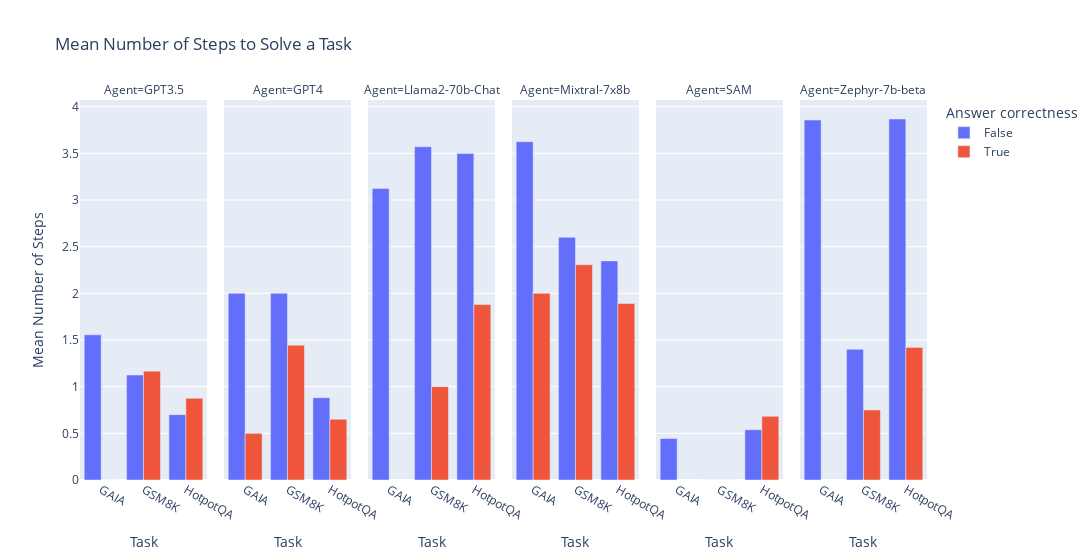

Notebook code cell kept with this figure:
### Code cell
px.bar(
    aggregated_resuts.reset_index(),
    x="task",
    y="number_of_steps",
    facet_col="agent_name",
    color="correct_answer",
    title="Mean Number of Steps to Solve a Task",
    barmode="group",
    labels={
        "agent_name": "Agent",
        "number_of_steps": "Mean Number of Steps",
        "correct_answer": "Answer correctness",
        "task": "Task",
    },
    width=1500,
)

### Figure 1 — Plotly figure (JSON) as saved in the notebook; plotly's stock layout.template omitted (floating-point values rounded to 4 significant figures)
{"data": [{"alignmentgroup": "True", "hovertemplate": "Answer correctness=False<br>Agent=GPT3.5<br>Task=%{x}<br>Mean Number of Steps=%{y}<extra></extra>", "legendgroup": "False", "marker": {"color": "#636efa", "pattern": {"shape": ""}}, "name": "False", "offsetgroup": "False", "orientation": "v", "showlegend": true, "textposition": "auto", "type": "bar", "x": ["GAIA", "GSM8K", "HotpotQA"], "xaxis": "x", "y": [1.556, 1.125, 0.7], "yaxis": "y"}, {"alignmentgroup": "True", "hovertemplate": "Answer correctness=False<br>Agent=GPT4<br>Task=%{x}<br>Mean Number of Steps=%{y}<extra></extra>", "legendgroup": "False", "marker": {"color": "#636efa", "pattern": {"shape": ""}}, "name": "False", "offsetgroup": "False", "orientation": "v", "showlegend": false, "textposition": "auto", "type": "bar", "x": ["GAIA", "GSM8K", "HotpotQA"], "xaxis": "x2", "y": [2, 2, 0.8824], "yaxis": "y2"}, {"alignmentgroup": "True", "hovertemplate": "Answer correctness=False<br>Agent=Llama2-70b-Chat<br>Task=%{x}<br>Mean Number of Steps=%{y}<extra></extra>", "legendgroup": "False", "marker": {"color": "#636efa", "pattern": {"shape": ""}}, "name": "False", "offsetgroup": "False", "orientation": "v", "showlegend": false, "textposition": "auto", "type": "bar", "x": ["GAIA", "GSM8K", "HotpotQA"], "xaxis": "x3", "y": [3.125, 3.571, 3.5], "yaxis": "y3"}, {"alignmentgroup": "True", "hovertemplate": "Answer correctness=False<br>Agent=Mixtral-7x8b<br>Task=%{x}<br>Mean Number of Steps=%{y}<extra></extra>", "legendgroup": "False", "marker": {"color": "#636efa", "pattern": {"shape": ""}}, "name": "False", "offsetgroup": "False", "orientation": "v", "showlegend": false, "textposition": "auto", "type": "bar", "x": ["GAIA", "GSM8K", "HotpotQA"], "xaxis": "x4", "y": [3.625, 2.6, 2.348], "yaxis": "y4"}, {"alignmentgroup": "True", "hovertemplate": "Answer correctness=False<br>Agent=SAM<br>Task=%{x}<br>Mean Number of Steps=%{y}<extra></extra>", "legendgroup": "False", "marker": {"color": "#636efa", "pattern": {"shape": ""}}, "name": "False", "offsetgroup": "False", "orientation": "v", "showlegend": false, "textposition": "auto", "type": "bar", "x": ["GAIA", "GSM8K", "HotpotQA"], "xaxis": "x5", "y": [0.4444, 0, 0.5385], "yaxis": "y5"}, {"alignmentgroup": "True", "hovertemplate": "Answer correctness=False<br>Agent=Zephyr-7b-beta<br>Task=%{x}<br>Mean Number of Steps=%{y}<extra></extra>", "legendgroup": "False", "marker": {"color": "#636efa", "pattern": {"shape": ""}}, "name": "False", "offsetgroup": "False", "orientation": "v", "showlegend": false, "textposition": "auto", "type": "bar", "x": ["GAIA", "GSM8K", "HotpotQA"], "xaxis": "x6", "y": [3.857, 1.4, 3.868], "yaxis": "y6"}, {"alignmentgroup": "True", "hovertemplate": "Answer correctness=True<br>Agent=GPT3.5<br>Task=%{x}<br>Mean Number of Steps=%{y}<extra></extra>", "legendgroup": "True", "marker": {"color": "#EF553B", "pattern": {"shape": ""}}, "name": "True", "offsetgroup": "True", "orientation": "v", "showlegend": true, "textposition": "auto", "type": "bar", "x": ["GAIA", "GSM8K", "HotpotQA"], "xaxis": "x", "y": [0, 1.167, 0.875], "yaxis": "y"}, {"alignmentgroup": "True", "hovertemplate": "Answer correctness=True<br>Agent=GPT4<br>Task=%{x}<br>Mean Number of Steps=%{y}<extra></extra>", "legendgroup": "True", "marker": {"color": "#EF553B", "pattern": {"shape": ""}}, "name": "True", "offsetgroup": "True", "orientation": "v", "showlegend": false, "textposition": "auto", "type": "bar", "x": ["GAIA", "GSM8K", "HotpotQA"], "xaxis": "x2", "y": [0.5, 1.444, 0.6512], "yaxis": "y2"}, {"alignmentgroup": "True", "hovertemplate": "Answer correctness=True<br>Agent=Llama2-70b-Chat<br>Task=%{x}<br>Mean Number of Steps=%{y}<extra></extra>", "legendgroup": "True", "marker": {"color": "#EF553B", "pattern": {"shape": ""}}, "name": "True", "offsetgroup": "True", "orientation": "v", "showlegend": false, "textposition": "auto", "type": "bar", "x": ["GSM8K", "HotpotQA"], "xaxis": "x3", "y": [1, 1.88], "yaxis": "y3"}, {"alignmentgroup": "True", "hovertemplate": "Answer correctness=True<br>Agent=Mixtral-7x8b<br>Task=%{x}<br>Mean Number of Steps=%{y}<extra></extra>", "legendgroup": "True", "marker": {"color": "#EF553B", "pattern": {"shape": ""}}, "name": "True", "offsetgroup": "True", "orientation": "v", "showlegend": false, "textposition": "auto", "type": "bar", "x": ["GAIA", "GSM8K", "HotpotQA"], "xaxis": "x4", "y": [2, 2.308, 1.892], "yaxis": "y4"}, {"alignmentgroup": "True", "hovertemplate": "Answer correctness=True<br>Agent=SAM<br>Task=%{x}<br>Mean Number of Steps=%{y}<extra></extra>", "legendgroup": "True", "marker": {"color": "#EF553B", "pattern": {"shape": ""}}, "name": "True", "offsetgroup": "True", "orientation": "v", "showlegend": false, "textposition": "auto", "type": "bar", "x": ["GSM8K", "HotpotQA"], "xaxis": "x5", "y": [0, 0.6818], "yaxis": "y5"}, {"alignmentgroup": "True", "hovertemplate": "Answer correctness=True<br>Agent=Zephyr-7b-beta<br>Task=%{x}<br>Mean Number of Steps=%{y}<extra></extra>", "legendgroup": "True", "marker": {"color": "#EF553B", "pattern": {"shape": ""}}, "name": "True", "offsetgroup": "True", "orientation": "v", "showlegend": false, "textposition": "auto", "type": "bar", "x": ["GSM8K", "HotpotQA"], "xaxis": "x6", "y": [0.75, 1.421], "yaxis": "y6"}], "layout": {"annotations": [{"font": {}, "showarrow": false, "text": "Agent=GPT3.5", "x": 0.075, "xanchor": "center", "xref": "paper", "y": 1, "yanchor": "bottom", "yref": "paper"}, {"font": {}, "showarrow": false, "text": "Agent=GPT4", "x": 0.245, "xanchor": "center", "xref": "paper", "y": 1, "yanchor": "bottom", "yref": "paper"}, {"font": {}, "showarrow": false, "text": "Agent=Llama2-70b-Chat", "x": 0.415, "xanchor": "center", "xref": "paper", "y": 1, "yanchor": "bottom", "yref": "paper"}, {"font": {}, "showarrow": false, "text": "Agent=Mixtral-7x8b", "x": 0.585, "xanchor": "center", "xref": "paper", "y": 1, "yanchor": "bottom", "yref": "paper"}, {"font": {}, "showarrow": false, "text": "Agent=SAM", "x": 0.755, "xanchor": "center", "xref": "paper", "y": 1, "yanchor": "bottom", "yref": "paper"}, {"font": {}, "showarrow": false, "text": "Agent=Zephyr-7b-beta", "x": 0.925, "xanchor": "center", "xref": "paper", "y": 1, "yanchor": "bottom", "yref": "paper"}], "barmode": "group", "legend": {"title": {"text": "Answer correctness"}, "tracegroupgap": 0}, "title": {"text": "Mean Number of Steps to Solve a Task"}, "width": 1500, "xaxis": {"anchor": "y", "domain": [0, 0.15], "title": {"text": "Task"}}, "xaxis2": {"anchor": "y2", "domain": [0.17, 0.32], "matches": "x", "title": {"text": "Task"}}, "xaxis3": {"anchor": "y3", "domain": [0.34, 0.49], "matches": "x", "title": {"text": "Task"}}, "xaxis4": {"anchor": "y4", "domain": [0.51, 0.66], "matches": "x", "title": {"text": "Task"}}, "xaxis5": {"anchor": "y5", "domain": [0.68, 0.83], "matches": "x", "title": {"text": "Task"}}, "xaxis6": {"anchor": "y6", "domain": [0.85, 1], "matches": "x", "title": {"text": "Task"}}, "yaxis": {"anchor": "x", "domain": [0, 1], "title": {"text": "Mean Number of Steps"}}, "yaxis2": {"anchor": "x2", "domain": [0, 1], "matches": "y", "showticklabels": false}, "yaxis3": {"anchor": "x3", "domain": [0, 1], "matches": "y", "showticklabels": false}, "yaxis4": {"anchor": "x4", "domain": [0, 1], "matches": "y", "showticklabels": false}, "yaxis5": {"anchor": "x5", "domain": [0, 1], "matches": "y", "showticklabels": false}, "yaxis6": {"anchor": "x6", "domain": [0, 1], "matches": "y", "showticklabels": false}}}
